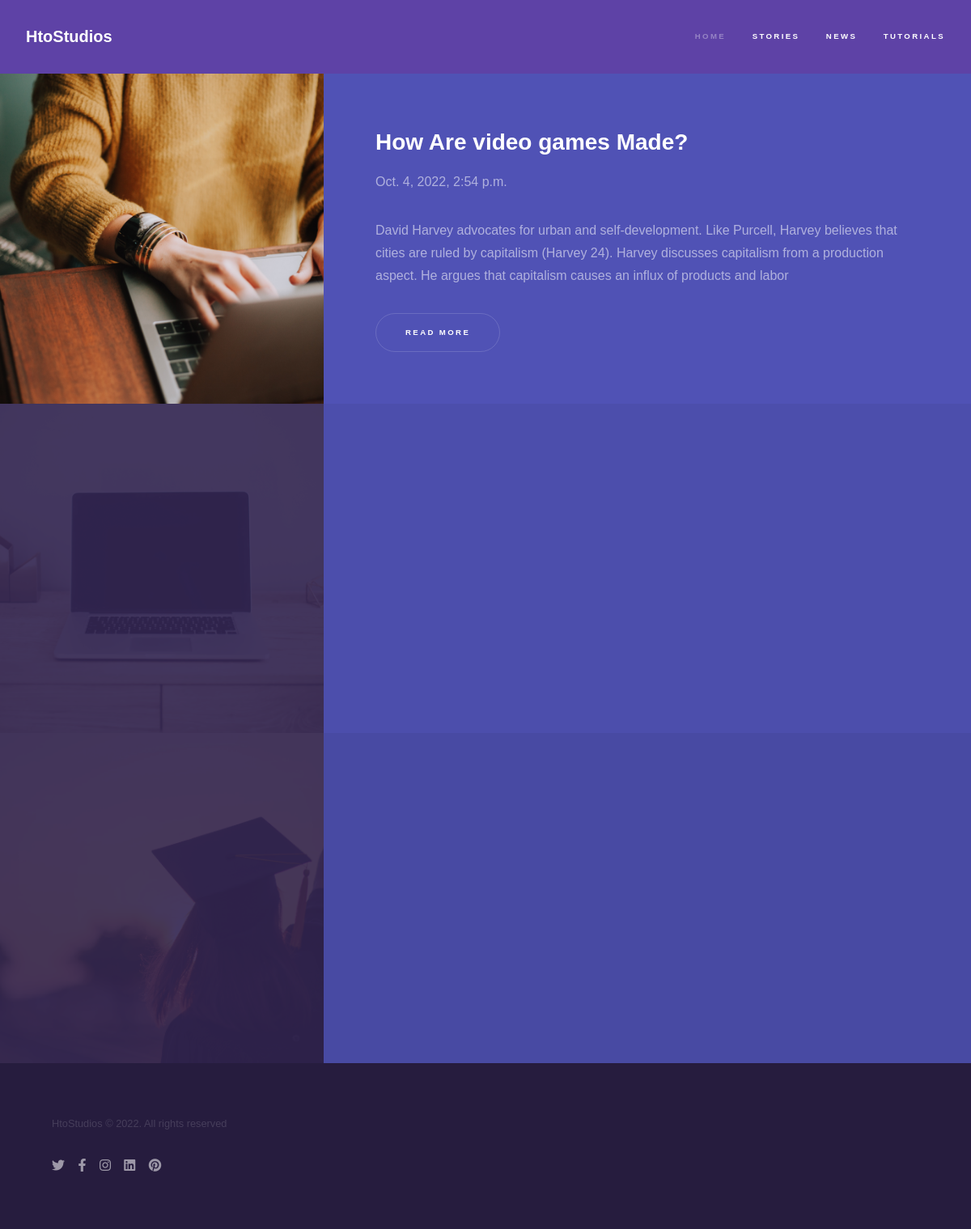
The app's page /articles/ with its own data.
### articles/models.py (models this page shows, shortened)
class Category (models.Model):
    name = models.CharField( max_length=50)
    def get_absolute_url(self):
        return reverse("articles:article_category",kwargs={
            'slug':self.name
        })

class Article (models.Model):
    title = models.CharField( max_length=50 ,blank=True)
    slug = models.SlugField()
    author = models.ForeignKey(Author, on_delete=models.CASCADE)
    date = models.DateTimeField(  auto_now_add=True)
    views = models.IntegerField(blank=True,default=0,null=True)
    thumb = models.FileField(blank=True,null=True)
    thumb_description = models.CharField( max_length=50,null=True)
    tags = models.ManyToManyField(Tag, blank=True)
    category = models.ForeignKey(Category, blank=True,null=True, on_delete=models.SET_NULL)
    intro = models.TextField( max_length=256, blank=True, null=True)
    outro = models.TextField( max_length=256, blank=True, null=True)
    def snippet(self):
        return self.intro
    def get_absolute_url(self):
        return reverse("articles:article_details", kwargs={
            'slug': self.slug
        })

### articles/views.py (the view)
# urls.py: path(r'',views.article_list, name= 'article_lists'),
def article_list(request):
    articles = Article.objects.all().order_by('-date')
    categories = Category.objects.all()
    context = {
        'articles':articles,
        'categories':categories
    }
    return render(request,'articles/article_list.html',context)

### articles/templates/articles/article_list.html (shortened to what this page needs)
{%extends 'base_layout.html'%}
{%load static%}
{% block extra_head %}
<link rel="stylesheet" href="{% static 'assets/style/article_list.css' %}" />
{% endblock extra_head %}
{%block content%}
    <header id="header">
        <a href="{% url 'index' %}" class="title">HtoStudios</a>
        <nav>
            <ul>
                <li><a href="{% url 'index' %}">Home</a></li>
                <li><a href="{% url 'articles:article_lists' %}" class="active">Stories</a></li>
                {% for category in categories %}
                <li><a href="{{category.get_absolute_url}}" class="active">{{category.name}}</a></li>
                {% endfor %}
            </ul>
        </nav>
    </header>
    <section id="one" class="wrapper style2 spotlights">
        {%for article in articles%}
            <section>
                <a href="{{article.get_absolute_url}}" class="image"><img src="{{article.thumb.url}}" alt="{{article.title}}" data-position="center center" /></a>
                <div class="content">
                    <div class="inner">
                        <h2>{{article.title}}</h2>
                        <p>{{article.date}}</p>
                        <p>{{article.snippet}}</p>
                        <ul class="actions">
                            <li><a href="{{article.get_absolute_url}}" class="button">Read more</a></li>
                        </ul>
                    </div>
                </div>
            </section>
        {%endfor%}
    </section>
{%endblock%}

### records on screen
Category: name "NEWS"
Category: name "TUTORIALS"
Article: shows a picture, title "How Are video games Made?", date "Oct. 4, 2022, 2:54 p.m.", snippet "David Harvey advocates for urban and self-development. Like Purcell, Harvey believes that cities are ruled by capitalism (Harvey 24). Harvey discusses capitalism from a production aspect. He argues that capitalism causes an influx of products and labor"
Article: shows a picture
Article: shows a picture
